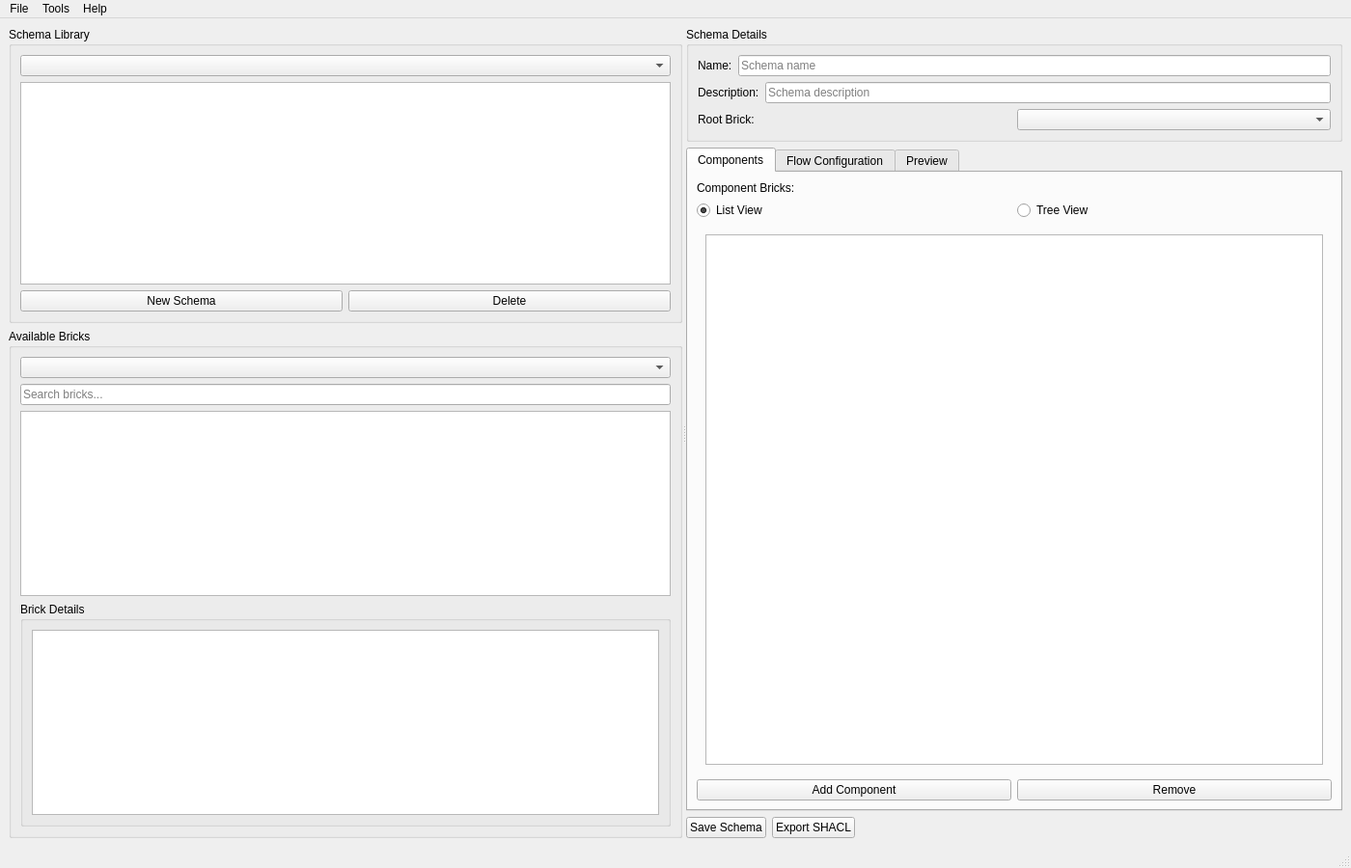
<?xml version="1.0" encoding="UTF-8"?>
<ui version="4.0">
 <class>MainWindow</class>
 <widget class="QMainWindow" name="MainWindow">
  <property name="geometry">
   <rect>
    <x>0</x>
    <y>0</y>
    <width>1400</width>
    <height>900</height>
   </rect>
  </property>
  <property name="windowTitle">
   <string>Schema App v2 - Schema Constructor</string>
  </property>
  <widget class="QWidget" name="centralwidget">
   <layout class="QHBoxLayout" name="horizontalLayout">
    <item>
     <widget class="QSplitter" name="mainSplitter">
      <property name="orientation">
       <enum>Qt::Horizontal</enum>
      </property>
      <widget class="QWidget" name="leftPanel" native="true">
       <layout class="QVBoxLayout" name="leftPanelLayout">
        <item>
         <widget class="QGroupBox" name="libraryGroupBox">
          <property name="title">
           <string>Schema Library</string>
          </property>
          <layout class="QVBoxLayout" name="libraryLayout">
           <item>
            <widget class="QComboBox" name="libraryComboBox">
             <property name="toolTip">
              <string>Select active library</string>
             </property>
            </widget>
           </item>
           <item>
            <widget class="QListWidget" name="schemaListWidget">
             <property name="toolTip">
              <string>Available schemas</string>
             </property>
            </widget>
           </item>
           <item>
            <layout class="QHBoxLayout" name="libraryButtonsLayout">
             <item>
              <widget class="QPushButton" name="newSchemaButton">
               <property name="text">
                <string>New Schema</string>
               </property>
              </widget>
             </item>
             <item>
              <widget class="QPushButton" name="deleteSchemaButton">
               <property name="text">
                <string>Delete</string>
               </property>
              </widget>
             </item>
            </layout>
           </item>
          </layout>
         </widget>
        </item>
        <item>
         <widget class="QGroupBox" name="bricksGroupBox">
          <property name="title">
           <string>Available Bricks</string>
          </property>
          <layout class="QVBoxLayout" name="bricksLayout">
           <item>
            <widget class="QComboBox" name="brickLibraryComboBox">
             <property name="toolTip">
              <string>Select brick library</string>
             </property>
            </widget>
           </item>
           <item>
            <widget class="QLineEdit" name="brickSearchLineEdit">
             <property name="placeholderText">
              <string>Search bricks...</string>
             </property>
            </widget>
           </item>
           <item>
            <widget class="QListWidget" name="brickListWidget">
             <property name="toolTip">
              <string>Available bricks for schema construction</string>
             </property>
            </widget>
           </item>
           <item>
            <widget class="QGroupBox" name="brickDetailsGroupBox">
             <property name="title">
              <string>Brick Details</string>
             </property>
             <layout class="QVBoxLayout" name="brickDetailsLayout">
              <item>
               <widget class="QTextEdit" name="brickDetailsTextEdit">
                <property name="readOnly">
                 <bool>true</bool>
                </property>
                <property name="maximumHeight">
                 <number>150</number>
                </property>
               </widget>
              </item>
             </layout>
            </widget>
           </item>
          </layout>
         </widget>
        </item>
       </layout>
      </widget>
      <widget class="QWidget" name="centerPanel" native="true">
       <layout class="QVBoxLayout" name="centerPanelLayout">
        <item>
         <widget class="QGroupBox" name="schemaDetailsGroupBox">
          <property name="title">
           <string>Schema Details</string>
          </property>
          <layout class="QVBoxLayout" name="schemaDetailsLayout">
           <item>
            <layout class="QHBoxLayout" name="nameLayout">
             <item>
              <widget class="QLabel" name="nameLabel">
               <property name="text">
                <string>Name:</string>
               </property>
              </widget>
             </item>
             <item>
              <widget class="QLineEdit" name="nameLineEdit">
               <property name="placeholderText">
                <string>Schema name</string>
               </property>
              </widget>
             </item>
            </layout>
           </item>
           <item>
            <layout class="QHBoxLayout" name="descriptionLayout">
             <item>
              <widget class="QLabel" name="descriptionLabel">
               <property name="text">
                <string>Description:</string>
               </property>
              </widget>
             </item>
             <item>
              <widget class="QLineEdit" name="descriptionLineEdit">
               <property name="placeholderText">
                <string>Schema description</string>
               </property>
              </widget>
             </item>
            </layout>
           </item>
           <item>
            <layout class="QHBoxLayout" name="rootBrickLayout">
             <item>
              <widget class="QLabel" name="rootBrickLabel">
               <property name="text">
                <string>Root Brick:</string>
               </property>
              </widget>
             </item>
             <item>
              <widget class="QComboBox" name="rootBrickComboBox">
               <property name="toolTip">
                <string>Select root brick (NodeShape)</string>
               </property>
              </widget>
             </item>
            </layout>
           </item>
          </layout>
         </widget>
        </item>
        <item>
         <widget class="QTabWidget" name="schemaTabWidget">
          <property name="currentIndex">
           <number>0</number>
          </property>
          <widget class="QWidget" name="componentsTab">
           <attribute name="title">
            <string>Components</string>
           </attribute>
           <layout class="QVBoxLayout" name="componentsLayout">
            <item>
             <widget class="QLabel" name="componentsLabel">
              <property name="text">
               <string>Component Bricks:</string>
              </property>
             </widget>
            </item>
            <item>
             <layout class="QHBoxLayout" name="viewToggleLayout">
              <item>
               <widget class="QRadioButton" name="listViewRadio">
                <property name="text">
                 <string>List View</string>
                </property>
                <property name="checked">
                 <bool>true</bool>
                </property>
               </widget>
              </item>
              <item>
               <widget class="QRadioButton" name="treeViewRadio">
                <property name="text">
                 <string>Tree View</string>
                </property>
               </widget>
              </item>
             </layout>
            </item>
            <item>
             <widget class="QStackedWidget" name="componentViewStack">
              <property name="currentIndex">
               <number>0</number>
              </property>
              <widget class="QWidget" name="listViewPage">
               <layout class="QVBoxLayout" name="listViewLayout">
                <item>
                 <widget class="QListWidget" name="componentBricksListWidget">
                  <property name="toolTip">
                   <string>Bricks included in this schema</string>
                  </property>
                 </widget>
                </item>
               </layout>
              </widget>
              <widget class="QWidget" name="treeViewPage">
               <layout class="QVBoxLayout" name="treeViewLayout">
                <item>
                 <widget class="QTreeWidget" name="componentTreeWidget">
                  <property name="toolTip">
                   <string>Hierarchical view of components</string>
                  </property>
                  <property name="headerHidden">
                   <bool>true</bool>
                  </property>
                  <column>
                   <property name="text">
                    <string notr="true">1</string>
                   </property>
                  </column>
                 </widget>
                </item>
               </layout>
              </widget>
             </widget>
            </item>
            <item>
             <layout class="QHBoxLayout" name="componentButtonsLayout">
              <item>
               <widget class="QPushButton" name="addComponentButton">
                <property name="text">
                 <string>Add Component</string>
                </property>
               </widget>
              </item>
              <item>
               <widget class="QPushButton" name="removeComponentButton">
                <property name="text">
                 <string>Remove</string>
                </property>
               </widget>
              </item>
             </layout>
            </item>
           </layout>
          </widget>
          <widget class="QWidget" name="flowTab">
           <attribute name="title">
            <string>Flow Configuration</string>
           </attribute>
           <layout class="QVBoxLayout" name="flowLayout">
            <item>
             <layout class="QHBoxLayout" name="flowTypeLayout">
              <item>
               <widget class="QLabel" name="flowTypeLabel">
                <property name="text">
                 <string>Flow Type:</string>
                </property>
               </widget>
              </item>
              <item>
               <widget class="QComboBox" name="flowTypeComboBox">
                <item>
                 <property name="text">
                  <string>Sequential</string>
                 </property>
                </item>
                <item>
                 <property name="text">
                  <string>Conditional</string>
                 </property>
                </item>
                <item>
                 <property name="text">
                  <string>Parallel</string>
                 </property>
                </item>
                <item>
                 <property name="text">
                  <string>Dynamic</string>
                 </property>
                </item>
               </widget>
              </item>
              <item>
               <widget class="QPushButton" name="editFlowButton">
                <property name="text">
                 <string>Edit Flow</string>
                </property>
               </widget>
              </item>
             </layout>
            </item>
            <item>
             <widget class="QListWidget" name="flowStepsListWidget">
              <property name="toolTip">
               <string>Flow steps configuration</string>
              </property>
             </widget>
            </item>
           </layout>
          </widget>
          <widget class="QWidget" name="previewTab">
           <attribute name="title">
            <string>Preview</string>
           </attribute>
           <layout class="QVBoxLayout" name="previewLayout">
            <item>
             <widget class="QTextEdit" name="previewTextEdit">
              <property name="readOnly">
               <bool>true</bool>
              </property>
              <property name="placeholderText">
               <string>Schema preview will appear here</string>
              </property>
             </widget>
            </item>
           </layout>
          </widget>
         </widget>
        </item>
        <item>
         <layout class="QHBoxLayout" name="actionButtonsLayout">
          <item>
           <widget class="QPushButton" name="saveButton">
            <property name="text">
             <string>Save Schema</string>
            </property>
           </widget>
          </item>
          <item>
           <widget class="QPushButton" name="exportShaclButton">
            <property name="text">
             <string>Export SHACL</string>
            </property>
           </widget>
          </item>
          <item>
           <spacer name="horizontalSpacer">
            <property name="orientation">
             <enum>Qt::Horizontal</enum>
            </property>
            <property name="sizeHint" stdset="0">
             <size>
              <width>40</width>
              <height>20</height>
             </size>
            </property>
           </spacer>
          </item>
         </layout>
        </item>
       </layout>
      </widget>
     </widget>
    </item>
   </layout>
  </widget>
  <widget class="QMenuBar" name="menubar">
   <property name="geometry">
    <rect>
     <x>0</x>
     <y>0</y>
     <width>1400</width>
     <height>22</height>
    </rect>
   </property>
   <widget class="QMenu" name="fileMenu">
    <property name="title">
     <string>File</string>
    </property>
    <addaction name="newSchemaAction"/>
    <addaction name="openSchemaAction"/>
    <addaction name="saveSchemaAction"/>
    <addaction name="separator"/>
    <addaction name="exportShaclAction"/>
    <addaction name="separator"/>
    <addaction name="exitAction"/>
   </widget>
   <widget class="QMenu" name="toolsMenu">
    <property name="title">
     <string>Tools</string>
    </property>
    <addaction name="manageLibrariesAction"/>
    <addaction name="validateSchemaAction"/>
   </widget>
   <widget class="QMenu" name="helpMenu">
    <property name="title">
     <string>Help</string>
    </property>
    <addaction name="aboutAction"/>
   </widget>
   <addaction name="fileMenu"/>
   <addaction name="toolsMenu"/>
   <addaction name="helpMenu"/>
  </widget>
  <widget class="QStatusBar" name="statusbar"/>
  <action name="newSchemaAction">
   <property name="text">
    <string>New Schema</string>
   </property>
   <property name="shortcut">
    <string>Ctrl+N</string>
   </property>
  </action>
  <action name="openSchemaAction">
   <property name="text">
    <string>Open Schema</string>
   </property>
   <property name="shortcut">
    <string>Ctrl+O</string>
   </property>
  </action>
  <action name="saveSchemaAction">
   <property name="text">
    <string>Save Schema</string>
   </property>
   <property name="shortcut">
    <string>Ctrl+S</string>
   </property>
  </action>
  <action name="exportShaclAction">
   <property name="text">
    <string>Export SHACL</string>
   </property>
   <property name="shortcut">
    <string>Ctrl+E</string>
   </property>
  </action>
  <action name="exitAction">
   <property name="text">
    <string>Exit</string>
   </property>
   <property name="shortcut">
    <string>Ctrl+Q</string>
   </property>
  </action>
  <action name="manageLibrariesAction">
   <property name="text">
    <string>Manage Libraries</string>
   </property>
  </action>
  <action name="validateSchemaAction">
   <property name="text">
    <string>Validate Schema</string>
   </property>
  </action>
  <action name="aboutAction">
   <property name="text">
    <string>About</string>
   </property>
  </action>
 </widget>
 <resources/>
 <connections/>
</ui>
